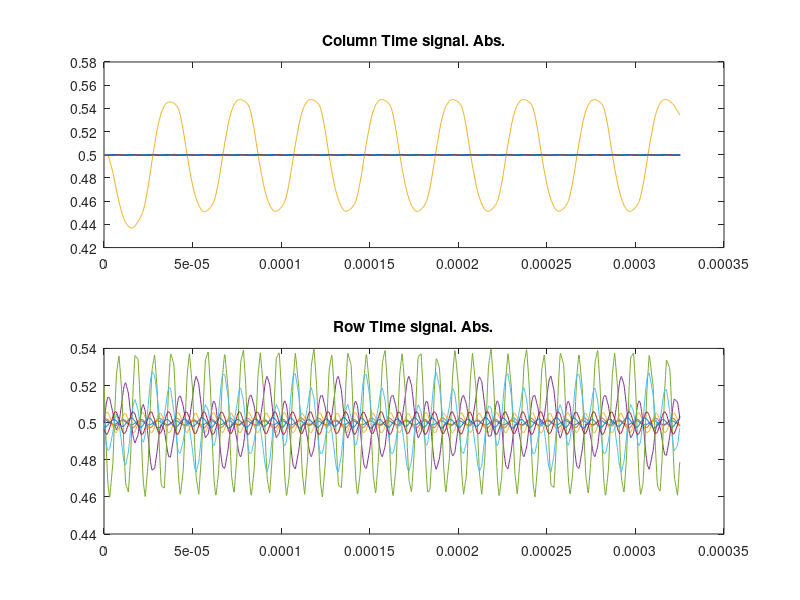
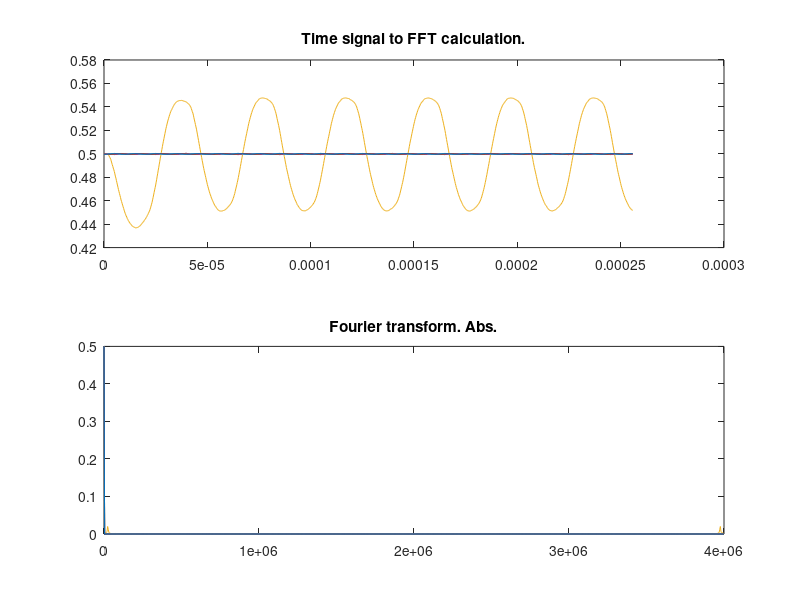
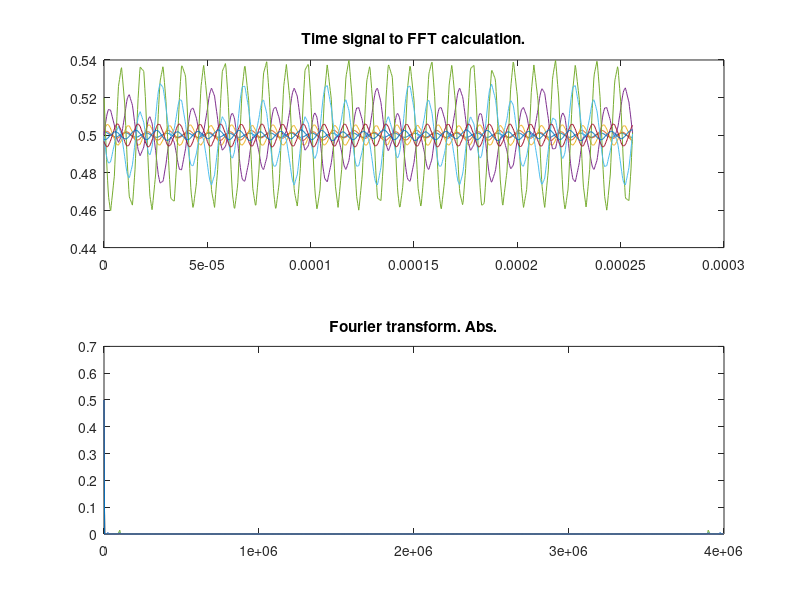

Write MATLAB code to recreate these figures, in order.
%mducng/SoC/D2/G2touch
%%%%%%%%%%%%%%%%%%%%%%%%%%%%%%%%%%%%%%%%%%%%%%%%%%%%%%%%%%%%%%%%%%%%%%%%%%%
clc;
clear;
close all;
%%%%%%%%%%%%%%%%%%%%%%%%%%%%%%%%%%%%%%%%%%%%%%%%%%%%%%%%%%%%%%%%%%%%%%%%%%%
% load txt file
load ./DataConverted/C0_1.txt;
load ./DataConverted/C1_1.txt;
load ./DataConverted/C2_1.txt;
load ./DataConverted/C3_1.txt;
load ./DataConverted/C4_1.txt;
load ./DataConverted/C5_1.txt;
load ./DataConverted/C6_1.txt;
load ./DataConverted/C7_1.txt;
load ./DataConverted/R0_1.txt;
load ./DataConverted/R1_1.txt;
load ./DataConverted/R2_1.txt;
load ./DataConverted/R3_1.txt;
load ./DataConverted/R4_1.txt;
load ./DataConverted/R5_1.txt;
load ./DataConverted/R6_1.txt;
load ./DataConverted/R7_1.txt;
dataC0       = C0_1;
dataC1       = C1_1;
dataC2       = C2_1;
dataC3       = C3_1;
dataC4       = C4_1;
dataC5       = C5_1;
dataC6       = C6_1;
dataC7       = C7_1;
dataR0       = R0_1;
dataR1       = R1_1;
dataR2       = R2_1;
dataR3       = R3_1;
dataR4       = R4_1;
dataR5       = R5_1;
dataR6       = R6_1;
dataR7       = R7_1;
temp         = size(dataC2);
length_full  = temp(1);
x_fullC0     = dataC0;
x_fullC1     = dataC1;
x_fullC2     = dataC2;
x_fullC3     = dataC3;
x_fullC4     = dataC4;
x_fullC5     = dataC5;
x_fullC6     = dataC6;
x_fullC7     = dataC7;
x_fullR0     = dataR0;
x_fullR1     = dataR1;
x_fullR2     = dataR2;
x_fullR3     = dataR3;
x_fullR4     = dataR4;
x_fullR5     = dataR5;
x_fullR6     = dataR6;
x_fullR7     = dataR7;
%%%%%%%%%%%%%%%%%%%%%%%%%%%%%%%%%%%%%%%%%%%%%%%%%%%%%%%%%%%%%%%%%%%%%%%%%%%
Fs           = 4*10^6;  
dt           = 1/Fs;
t_full       = (0:1:length_full-1)*dt;
%%%%%%%%%%%%%%%%%%%%%%%%%%%%%%%%%%%%%%%%%%%%%%%%%%%%%%%%%%%%%%%%%%%%%%%%%%%
scale        = 1;
% plot time signal
figure(1);
subplot(2,1,1);
%stem(t_full,x_full,':diamondr');
plot(t_full,x_fullC0,t_full,x_fullC1,t_full,x_fullC2,t_full,x_fullC3,t_full,...
    x_fullC4,t_full,x_fullC5,t_full,x_fullC6,t_full,x_fullC7);
%axis([0 2*length_full*dt 0.4*scale 0.6*scale]);
title('Column Time signal. Abs.');

subplot(2,1,2);
%stem(t_full,x_full,':diamondr');
plot(t_full,x_fullR0,t_full,x_fullR1,t_full,x_fullR2,t_full,x_fullR3,t_full,...
    x_fullR4,t_full,x_fullR5,t_full,x_fullR6,t_full,x_fullR7);
%axis([0 2*length_full*dt 0.4*scale 0.6*scale]);
title('Row Time signal. Abs.');

%%%%%%%%%%%%%%%%%%%%%%%%%%%%%%%%%%%%%%%%%%%%%%%%%%%%%%%%%%%%%%%%%%%%%%%%%%%
% run FFT
Nfft        = 2^10;
deltaF      = Fs/Nfft;
tVectors    = (0:(Nfft-1))*dt;
fVectors    = (0:(Nfft-1))*deltaF;
yC0         = fft(x_fullC0,Nfft);
yC0Abs      = abs(yC0/Nfft);
yC1         = fft(x_fullC1,Nfft);
yC1Abs      = abs(yC1/Nfft);
yC2         = fft(x_fullC2,Nfft);
yC2Abs      = abs(yC2/Nfft);
yC3         = fft(x_fullC3,Nfft);
yC3Abs      = abs(yC3/Nfft);
yC4         = fft(x_fullC4,Nfft);
yC4Abs      = abs(yC4/Nfft);
yC5         = fft(x_fullC5,Nfft);
yC5Abs      = abs(yC5/Nfft);
yC6         = fft(x_fullC6,Nfft);
yC6Abs      = abs(yC6/Nfft);
yC7         = fft(x_fullC7,Nfft);
yC7Abs      = abs(yC7/Nfft);

yR0         = fft(x_fullR0,Nfft);
yR0Abs      = abs(yR0/Nfft);
yR1         = fft(x_fullR1,Nfft);
yR1Abs      = abs(yR1/Nfft);
yR2         = fft(x_fullR2,Nfft);
yR2Abs      = abs(yR2/Nfft);
yR3         = fft(x_fullR3,Nfft);
yR3Abs      = abs(yR3/Nfft);
yR4         = fft(x_fullR4,Nfft);
yR4Abs      = abs(yR4/Nfft);
yR5         = fft(x_fullR5,Nfft);
yR5Abs      = abs(yR5/Nfft);
yR6         = fft(x_fullR6,Nfft);
yR6Abs      = abs(yR6/Nfft);
yR7         = fft(x_fullR7,Nfft);
yR7Abs      = abs(yR7/Nfft);
%%%%%%%%%%%%%%%%%%%%%%%%%%%%%%%%%%%%%%%%%%%%%%%%%%%%%%%%%%%%%%%%%%%%%%%%%%%
%%%%%%%%%%%%%%
% plot time signal
figure(2);
subplot(2,1,1);
plot(tVectors,x_fullC0(1:Nfft),tVectors,x_fullC1(1:Nfft),tVectors,...
    x_fullC2(1:Nfft),tVectors,x_fullC3(1:Nfft),tVectors,x_fullC4(1:Nfft),...
    tVectors,x_fullC5(1:Nfft),tVectors,x_fullC6(1:Nfft),tVectors,x_fullC7(1:Nfft));
title("Time signal to FFT calculation.");
%axis([0 Nfft*1/Fs 0 1*scale]);
%%%%%%%%%%%%%%
% plot fft output
subplot(2,1,2);
plot(fVectors,yC0Abs,fVectors,yC1Abs,fVectors,yC2Abs,fVectors,yC3Abs,...
    fVectors,yC4Abs,fVectors,yC5Abs,fVectors,yC6Abs,fVectors,yC7Abs);
title('Fourier transform. Abs.'); 
%axis([0 Fs 0 Nfft/2*scale]);
%axis([0 Fs 0 25]);
%%%%%%%%%%%%%%
% plot time signal
figure(3);
subplot(2,1,1);
plot(tVectors,x_fullR0(1:Nfft),tVectors,x_fullR1(1:Nfft),tVectors,...
    x_fullR2(1:Nfft),tVectors,x_fullR3(1:Nfft),tVectors,x_fullR4(1:Nfft),...
    tVectors,x_fullR5(1:Nfft),tVectors,x_fullR6(1:Nfft),tVectors,x_fullR7(1:Nfft));
title("Time signal to FFT calculation.");
%axis([0 Nfft*1/Fs 0 1*scale]);
%%%%%%%%%%%%%%
% plot fft output
subplot(2,1,2);
plot(fVectors,yR0Abs,fVectors,yR1Abs,fVectors,yR2Abs,fVectors,yR3Abs,...
    fVectors,yR4Abs,fVectors,yR5Abs,fVectors,yR6Abs,fVectors,yR7Abs);
title('Fourier transform. Abs.'); 
%axis([0 Fs 0 Nfft/2*scale]);
%axis([0 Fs 0 25]);
